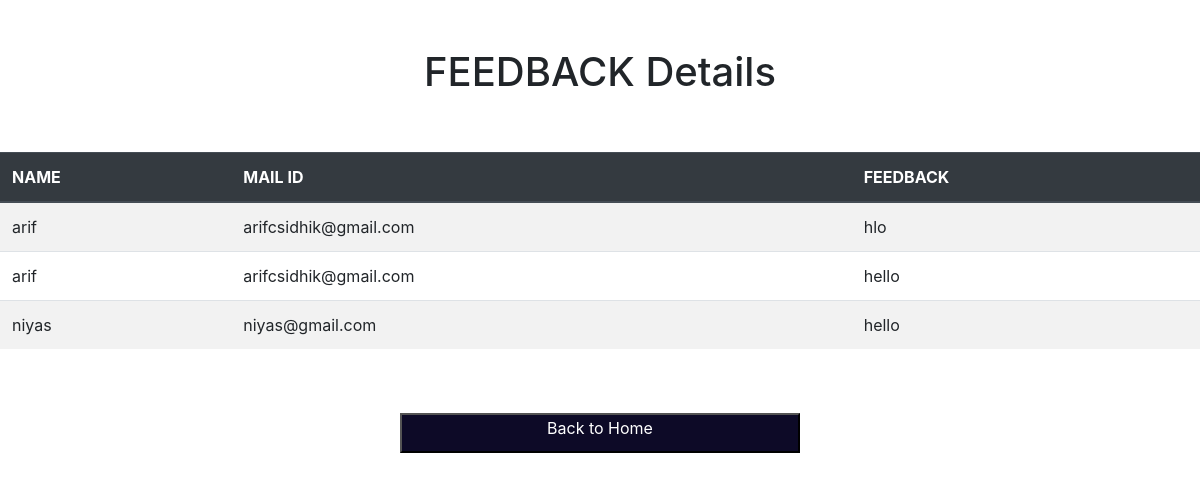
The app's page /user/feedlist/ with its own data.
### user/models.py (models this page shows, shortened)
class AddFeedbackModel(models.Model):
	Name=models.CharField(max_length=50)
	Mail=models.CharField(max_length=50)
	Feedback=models.CharField(max_length=1000)
	status=models.BooleanField(default=True)
	created_on=models.DateTimeField(auto_now=True)

### user/views.py (the view)
# urls.py: path('feedlist/',FeedbackList.as_view(),name='feedlist'),
class FeedbackList(ListView):
	template_name='feedlist.html'
	model=AddFeedbackModel
	context_object_name='feedlist'

### templates/feedlist.html (shortened to what this page needs)
<!DOCTYPE html>
<html>
<head>
  <link rel="stylesheet" href="https://maxcdn.bootstrapcdn.com/bootstrap/4.5.2/css/bootstrap.min.css">
</head>
<body>
<br><br>
<center><h1> FEEDBACK Details</h1></center>
<br><br>
<table class='table table-striped' width="500">
<thead class="thead-dark">
<th>NAME</th>
<th>MAIL ID</th>
<th>FEEDBACK</th>
</thead>
{% for i in feedlist %}
<tr>
<td>{{i.Name}}</td>
<td>{{i.Mail}}</td>
<td>{{i.Feedback}}</td>
</tr>
{% endfor %}
</table>
<br><br>
<center>
<a href="{% url 'adminhome' %}">
<button style="width: 400px;height: 40px; background-color: #0d0a27;"><p style="color: white;">Back to Home</p></button>
</a>
</center>
</body>
</html>

### records on screen
AddFeedbackModel: Name "arif", Mail "arifcsidhik@gmail.com", Feedback "hlo"
AddFeedbackModel: Name "arif", Mail "arifcsidhik@gmail.com", Feedback "hello"
AddFeedbackModel: Name "niyas", Mail "niyas@gmail.com", Feedback "hello"
